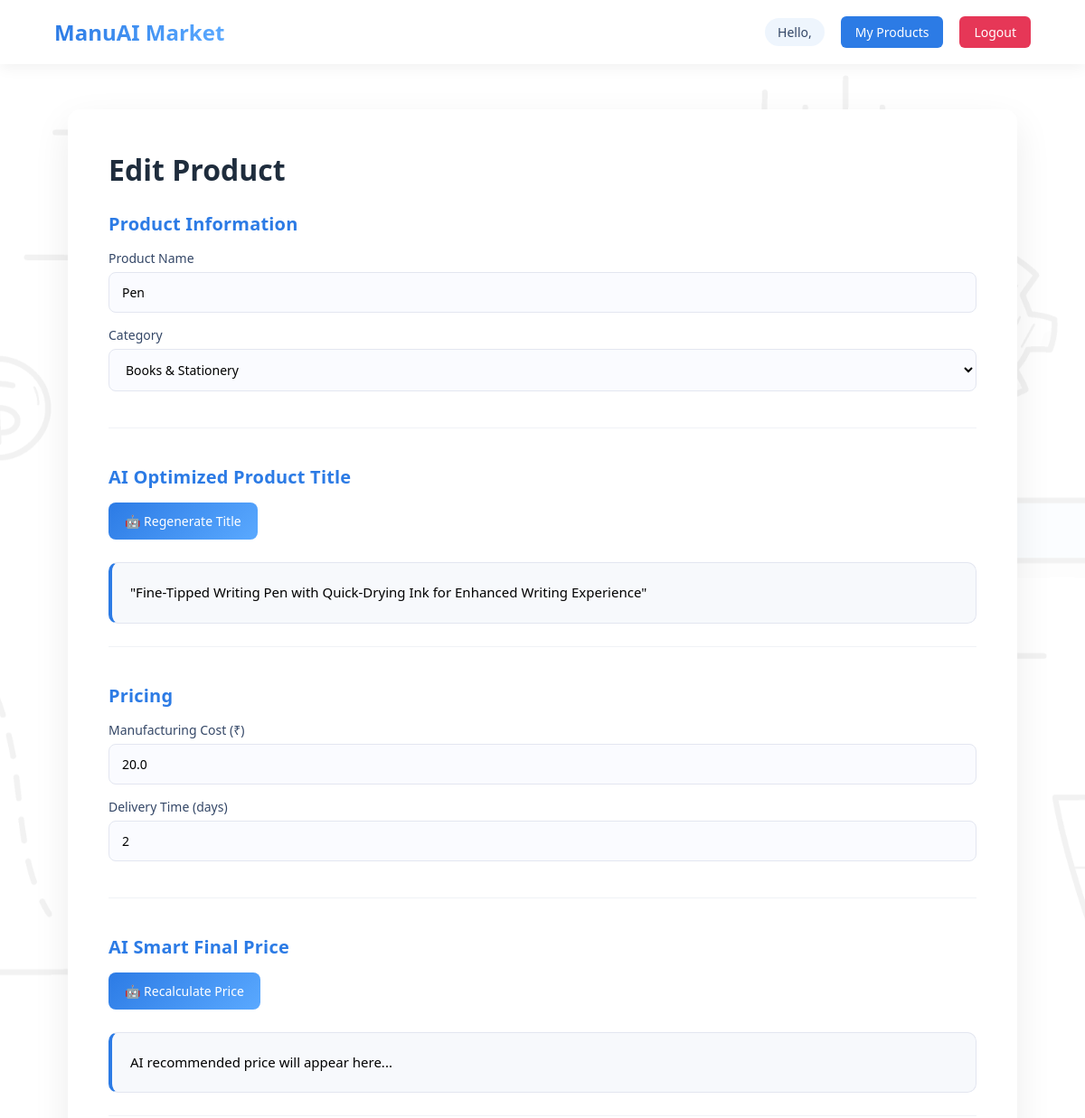
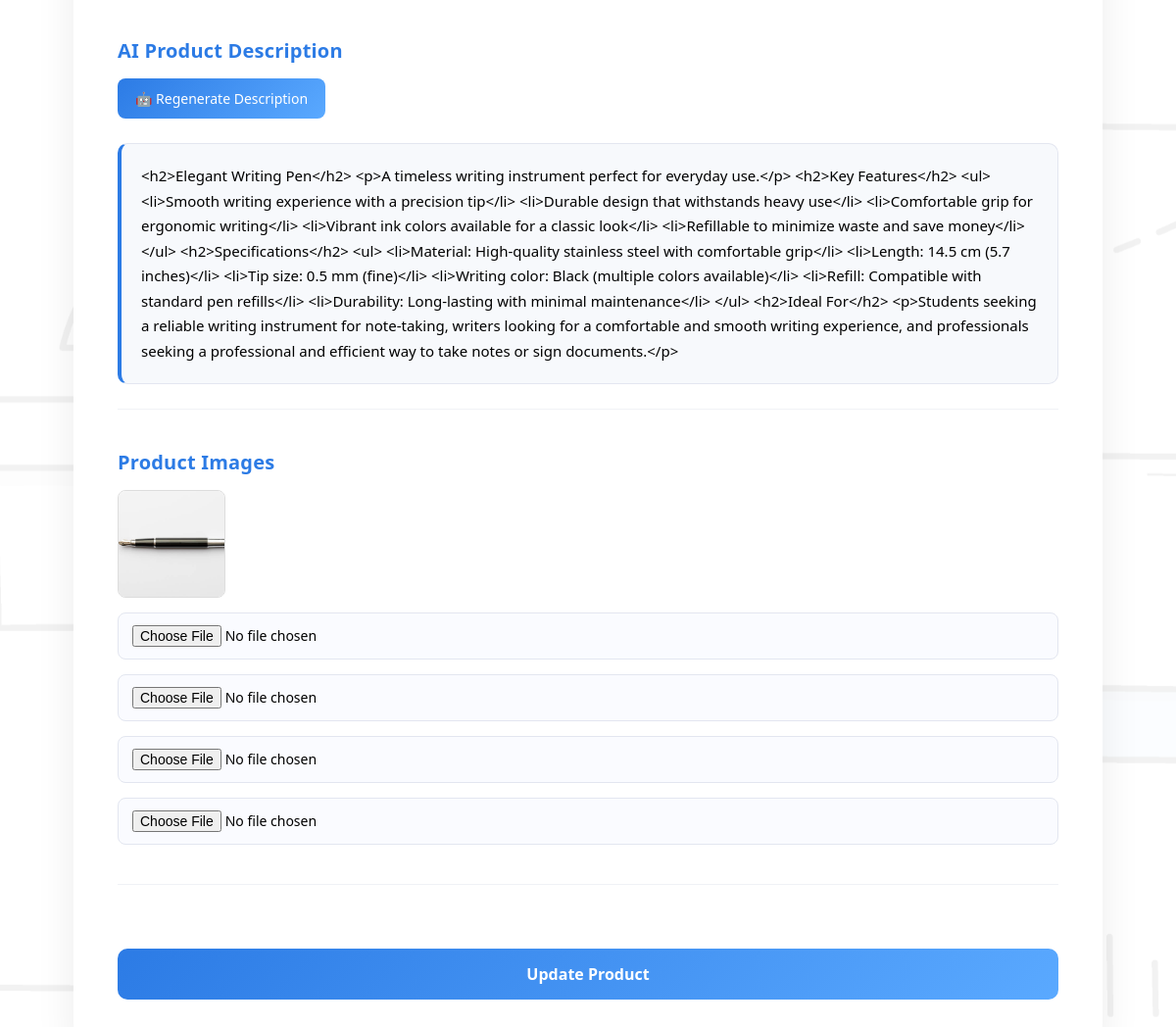
/edit-product/1, run on the app's committed database (2 pictures, top to bottom).
### models.py (models this page shows)
class Product(db.Model):
    __tablename__ = "product"
    id = db.Column(db.Integer , primary_key = True)
    name = db.Column(db.String(200) , nullable = False)
    title = db.Column(db.String(300))
    description = db.Column(db.String(1000) ,nullable = False)
    price = db.Column(db.Float)
    manufacturing_cost = db.Column(db.Float)
    delivery_time = db.Column(db.Integer)
    manufacturing_id = db.Column(db.Integer)
    category = db.Column(db.String(100))
    image1 = db.Column(db.String(200))
    image2 = db.Column(db.String(200))
    image3 = db.Column(db.String(200))
    image4 = db.Column(db.String(200))

### app.py (the view, shortened to what this page needs)
@app.route("/edit-product/<int:id>", methods=["GET","POST"])
def edit_product(id):
    product = Product.query.get(id)
    return render_template("edit_product.html", product=product)

### templates/edit_product.html (shortened to what this page needs)
<!DOCTYPE html>
<html lang="en">
<head>
<link rel="stylesheet" href="{{ url_for('static', filename='css/upload_product.css') }}">
</head>
<body>
<div class="navbar">
<div class="logo">ManuAI Market</div>
<div class="nav-right">
<span>Hello, {{ session['name'] }}</span>
<a href="/my-products" class="nav-btn">My Products</a>
<a href="/logout" class="logout-btn">Logout</a>
</div>
</div>
<div class="container">
<h1 class="page-title">Edit Product</h1>
<form method="POST" enctype="multipart/form-data">
<div class="section">
<h2>Product Information</h2>
<div class="form-grid">
<div>
<label>Product Name</label>
<input type="text" name="name" value="{{ product.name }}">
</div>
<div>
<label>Category</label>
<select name="category" id="category" onchange="checkCategory()">
<option value="{{ product.category }}">{{ product.category }}</option>
</select>
</div>
</div>
</div>
<div class="section ai-section">
<h2>AI Optimized Product Title</h2>
<button type="button" onclick="generateTitle()" class="ai-btn">
🤖 Regenerate Title
</button>
<div id="title_preview" class="ai-preview">
{{ product.title }}
</div>
</div>
<div class="section">
<h2>Pricing</h2>
<div class="form-grid">
<div>
<label>Manufacturing Cost (₹)</label>
<input type="number" name="manufacturing_cost"
id="manufacturing_cost"
value="{{ product.manufacturing_cost }}">
</div>
<div>
<label>Delivery Time (days)</label>
<input type="number"
name="delivery_time"
value="{{ product.delivery_time }}">
</div>
</div>
</div>
<div class="section ai-section">
<h2>AI Smart Final Price</h2>
<button type="button" onclick="generateFinalPrice()" class="ai-btn">
🤖 Recalculate Price
</button>
<div id="final_price_preview" class="ai-preview">
AI recommended price will appear here...
</div>
</div>
<div class="section ai-section">
<h2>AI Product Description</h2>
<button type="button" onclick="generateDescription()" class="ai-btn">
🤖 Regenerate Description
</button>
<div id="description_preview" class="ai-preview">
{{ product.description }}
</div>
</div>
<div class="section">
<h2>Product Images</h2>
<div id="imagePreview" class="image-preview">
<img src="{{ url_for('static', filename='uploads/' + product.image1) }}">
</div>
<div class="image-grid">
<input type="file" name="image1" onchange="previewImages(event)">
<input type="file" name="image2" onchange="previewImages(event)">
<input type="file" name="image3" onchange="previewImages(event)">
<input type="file" name="image4" onchange="previewImages(event)">
</div>
</div>
<button type="submit" class="upload-btn">
Update Product
</button>
</form>
</div>
</body>
</html>

### static/css/upload_product.css (style rules this page uses)
* { margin:0; padding:0; box-sizing:border-box; font-family:'Segoe UI',sans-serif; }
body { min-height:100vh; background:url("../images/background image.jpg") no-repeat center center; background-size:cover; position:relative; }
body::before { content:""; position:fixed; top:0; left:0; width:100%; height:100%; background:rgba(255,255,255,0.95); z-index:-1; }
.navbar { display:flex; justify-content:space-between; align-items:center; padding:18px 60px; background:white; box-shadow:0 4px 15px rgba(0,0,0,0.06); position:sticky; top:0; z-index:100; }
.logo { font-size:24px; font-weight:700; background:linear-gradient(90deg,#2c7be5,#5aa9ff); background-clip:text; -webkit-background-clip:text; -webkit-text-fill-color:transparent; }
.nav-right { display:flex; align-items:center; gap:18px; }
.nav-right span { font-size:14px; color:#344767; background:rgba(44,123,229,0.08); padding:6px 14px; border-radius:20px; }
.logout-btn { text-decoration:none; background:#e63757; color:white; padding:8px 16px; border-radius:6px; font-size:14px; transition:0.2s; }
.nav-btn { text-decoration:none; background:#2c7be5; color:white; padding:8px 16px; border-radius:6px; font-size:14px; }
.container { width:92%; max-width:1050px; margin:50px auto; background:white; padding:45px; border-radius:14px; box-shadow:0 15px 40px rgba(0,0,0,0.08); transition:0.3s; }
.container h1 { font-size:32px; margin-bottom:25px; color:#1f2d3d; }
.section { margin-bottom:40px; padding-bottom:25px; border-bottom:1px solid #f0f2f6; }
.section h2 { font-size:20px; margin-bottom:15px; color:#2c7be5; font-weight:600; letter-spacing:0.2px; display:flex; align-items:center; gap:8px; }
.section label { display:block; font-size:14px; margin-bottom:6px; color:#344767; }
input, select, textarea { width:100%; padding:12px 14px; border-radius:8px; border:1px solid #e3e6f0; font-size:14px; margin-bottom:15px; outline:none; transition:0.25s; background:#fafbff; }
.ai-btn { background:linear-gradient(135deg,#2c7be5,#5aa9ff); color:white; border:none; padding:11px 18px; border-radius:8px; font-size:14px; font-weight:500; cursor:pointer; margin-bottom:15px; transition:all 0.25s ease; display:inline-flex; align-items:center; gap:6px; }
.ai-preview { background:#f7f9fc; border:1px solid #e3e6f0; border-left:4px solid #2c7be5; padding:22px; border-radius:12px; line-height:1.7; font-size:15px; max-height:300px; overflow:auto; margin-top:10px; transition:0.25s; }
.image-preview { display:flex; gap:12px; flex-wrap:wrap; margin-bottom:15px; }
.image-preview img { width:110px; height:110px; object-fit:cover; border-radius:8px; border:1px solid #ddd; transition:0.3s; cursor:pointer; }
.upload-btn { width:100%; margin-top:25px; background:linear-gradient(135deg,#2c7be5,#5aa9ff); color:white; border:none; padding:15px; font-size:16px; font-weight:600; border-radius:10px; cursor:pointer; transition:all 0.25s ease; }
.ai-preview { background:#f7f9fc; border:1px solid #e3e6f0; border-left:4px solid #2c7be5; padding:20px; border-radius:10px; line-height:1.7; font-size:15px; max-height:300px; overflow:auto; margin-top:10px; }
.section h2 { color:#2c7be5; font-size:20px; margin-bottom:15px; }
.section { animation:fadeUp 0.5s ease; }

### data on the page
Product: name "Pen", category "Books & Stationery", title "\"Fine-Tipped Writing Pen with Quick-Drying Ink for Enhanced Writing Experience\"", manufacturing_cost "20.0", delivery_time "2", description "<h2>Elegant Writing Pen</h2> <p>A timeless writing instrument perfect for everyday use.</p> <h2>Key Features</h2> <ul> <li>Smooth writing experience with a precision tip</li> <li>Durable design that withstands heavy use</li> <li>Comfortable grip for ergonomic writing</li> <li>Vibrant ink colors available for a classic look</li> <li>Refillable to minimize waste and save money</li> </ul> <h2>Specifications</h2> <ul> <li>Material: High-quality stainless steel with comfortable grip</li> <li>Length: 14.5 cm (5.7 inches)</li> <li>Tip size: 0.5 mm (fine)</li> <li>Writing color: Black (multiple colors available)</li> <li>Refill: Compatible with standard pen refills</li> <li>Durability: Long-lasting…", image1 (picture)
